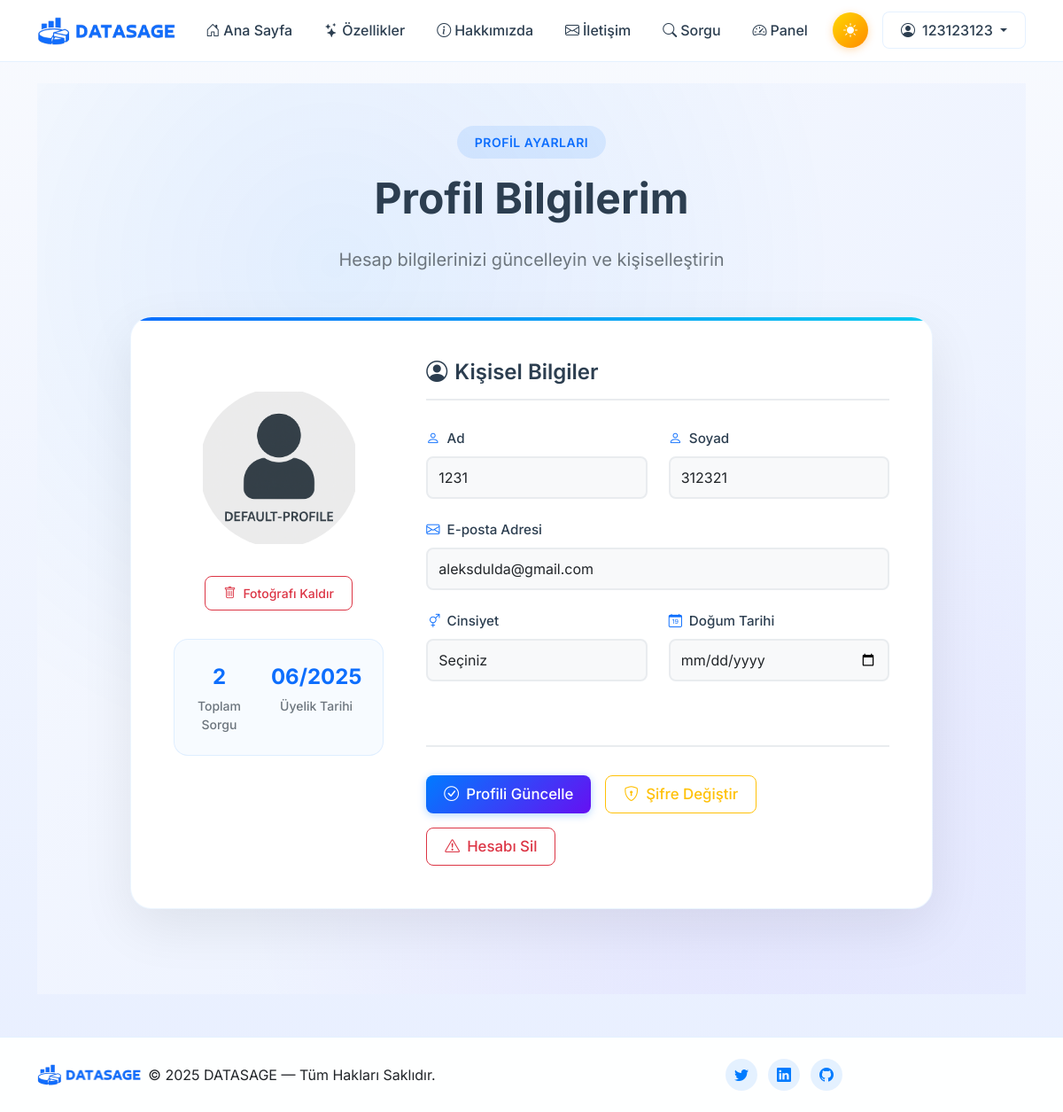
/profile (signed in), run on the app's committed database.
### tables this page shows
CREATE TABLE users (
        id INTEGER PRIMARY KEY AUTOINCREMENT,
        username TEXT UNIQUE NOT NULL,
        password TEXT NOT NULL,
        first_name TEXT,
        last_name TEXT,
        email TEXT UNIQUE,
        gender TEXT,
        birth_date TEXT,
        profile_picture TEXT,
        role TEXT DEFAULT 'user',
        tokens INTEGER DEFAULT 10,
        last_token_reset TIMESTAMP DEFAULT CURRENT_TIMESTAMP,
        reset_token TEXT,
        reset_expiry TIMESTAMP
    );

### app.py (the view)
@app.route("/profile")
def profile():
    if "user_id" not in session:
        return redirect(url_for("auth.login"))
    user_id = session["user_id"]
    conn = sqlite3.connect("database.sqlite")
    conn.row_factory = sqlite3.Row
    cursor = conn.cursor()
    user = cursor.execute("SELECT * FROM users WHERE id = ?", (user_id,)).fetchone()
    queries_count = cursor.execute(
        "SELECT COUNT(*) FROM query_history WHERE user_id = ?", (user_id,)
    ).fetchone()[0]
    join_date_str = cursor.execute(
        "SELECT COALESCE(MIN(timestamp), CURRENT_TIMESTAMP) FROM query_history WHERE user_id = ?",
        (user_id,)
    ).fetchone()[0]
    try:
        join_date = datetime.fromisoformat(join_date_str)
    except:
        join_date = datetime.now()
    user_dict = dict(user)
    user_dict["queries_count"] = queries_count
    user_dict["join_date"] = join_date
    conn.close()
    return render_template("profile.html", user=user_dict)

### templates/profile.html (shortened to what this page needs)
{% extends "base.html" %}
{% block content %}
<section class="profile-section py-6 min-vh-100">
  <div class="container position-relative z-3">
    <div class="row justify-content-center">
      <div class="col-xl-10 col-lg-11">
        <div class="profile-header text-center mb-5" data-aos="fade-up">
          <div class="section-badge">Profil Ayarları</div>
          <h1 class="section-title">Profil Bilgilerim</h1>
          <p class="section-subtitle">
            Hesap bilgilerinizi güncelleyin ve kişiselleştirin
          </p>
        </div>
        <div class="profile-card" data-aos="fade-up" data-aos-delay="200">
          <form method="POST" action="{{ url_for('update_profile') }}" enctype="multipart/form-data">
            <div class="row g-5">
              <div class="col-lg-4">
                <div class="profile-picture-section">
                  <div class="profile-picture-wrapper">
                    <label for="profile_picture_input" class="profile-picture-label">
                      <img id="previewImage"
                           src="{% if user.profile_picture %}{{ url_for('static', filename='uploads/' ~ user.profile_picture) }}{% else %}{{ url_for('static', filename='images/default-profile.png') }}{% endif %}"
                           class="profile-picture"
                           alt="Profil Fotoğrafı">
                    </label>
                  </div>
                  <div class="profile-actions">
                    <button type="button" class="btn btn-outline-danger btn-sm" onclick="resetProfilePicture()">
                      <i class="bi bi-trash me-2"></i>Fotoğrafı Kaldır
                    </button>
                  </div>
                  <div class="profile-stats">
                    <div class="stat-item">
                      <div class="stat-number">{{ user.queries_count or 0 }}</div>
                      <div class="stat-label">Toplam Sorgu</div>
                    </div>
                    <div class="stat-item">
                       <div class="stat-number">{{ user.join_date.strftime('%m/%Y') }}</div>
                      <div class="stat-label">Üyelik Tarihi</div>
                    </div>
                  </div>
                </div>
              </div>
              <div class="col-lg-8">
                <div class="profile-form-section">
                  <h3 class="form-section-title">
                    <i class="bi bi-person-circle me-2"></i>
                    Kişisel Bilgiler
                  </h3>
                  <div class="row">
                    <div class="col-md-6">
                      <div class="form-group">
                        <label for="first_name" class="form-label">
                          <i class="bi bi-person me-2"></i>Ad
                        </label>
                        <input type="text" class="form-control form-control-modern" id="first_name" name="first_name" value="{{ user.first_name or '' }}" placeholder="Adınızı girin">
                      </div>
                    </div>
                    <div class="col-md-6">
                      <div class="form-group">
                        <label for="last_name" class="form-label">
                          <i class="bi bi-person me-2"></i>Soyad
                        </label>
                        <input type="text" class="form-control form-control-modern" id="last_name" name="last_name" value="{{ user.last_name or '' }}" placeholder="Soyadınızı girin">
                      </div>
                    </div>
                    <div class="col-12">
                      <div class="form-group">
                        <label for="email" class="form-label">
                          <i class="bi bi-envelope me-2"></i>E-posta Adresi
                        </label>
                        <input type="email" class="form-control form-control-modern" id="email" name="email" value="{{ user.email or '' }}" placeholder="email@example.com">
                      </div>
                    </div>
                    <div class="col-md-6">
                      <div class="form-group">
                        <label for="gender" class="form-label">
                          <i class="bi bi-gender-ambiguous me-2"></i>Cinsiyet
                        </label>
                        <select class="form-select form-control-modern" id="gender" name="gender">
                          <option value="">Seçiniz</option>
                        </select>
                      </div>
                    </div>
                    <div class="col-md-6">
                      <div class="form-group">
                        <label for="birth_date" class="form-label">
                          <i class="bi bi-calendar-date me-2"></i>Doğum Tarihi
                        </label>
                        <input type="date" class="form-control form-control-modern" id="birth_date" name="birth_date" value="{{ user.birth_date or '' }}">
                      </div>
                    </div>
                  </div>
                  <div class="form-actions">
                    <button type="submit" class="btn btn-primary btn-lg">
                      <i class="bi bi-check-circle me-2"></i>Profili Güncelle
                    </button>
                    <a href="{{ url_for('change_password') }}" class="btn btn-outline-warning btn-lg">
                      <i class="bi bi-shield-lock me-2"></i>Şifre Değiştir
                    </a>
                    <a href="{{ url_for('delete_account') }}" class="btn btn-outline-danger btn-lg">
                      <i class="bi bi-exclamation-triangle me-2"></i>Hesabı Sil
                    </a>
                  </div>
                </div>
              </div>
            </div>
          </form>
        </div>
      </div>
    </div>
  </div>
</section>
{% endblock %}

### templates/profile.html (style rules this page uses)
:root { --profile-card-radius: 24px; --profile-transition: all 0.4s cubic-bezier(0.4, 0, 0.2, 1); }
.profile-section { background: linear-gradient(135deg, #f8fafe 0%, #e8efff 100%); position: relative; overflow: hidden; padding-top: 3rem; padding-bottom: 6rem; }
.section-badge { display: inline-block; padding: 8px 20px; background: rgba(0, 123, 255, 0.1); color: var(--bs-primary); border-radius: 50px; font-size: 0.875rem; font-weight: 600; text-transform: uppercase; letter-spacing: 0.5px; margin-bottom: 1rem; }
.section-title { font-size: 3rem; font-weight: 700; margin-bottom: 1.5rem; color: #2c3e50; }
.section-subtitle { font-size: 1.25rem; color: #6c757d; max-width: 600px; margin: 0 auto; line-height: 1.6; }
.profile-card { background: white; border-radius: var(--profile-card-radius); padding: 3rem; box-shadow: 0 20px 60px rgba(0, 0, 0, 0.08); border: 1px solid rgba(0, 123, 255, 0.08); transition: var(--profile-transition); position: relative; overflow: hidden; }
.profile-card::before { content: ''; position: absolute; top: 0; left: 0; right: 0; height: 4px; background: linear-gradient(90deg, var(--bs-primary), var(--bs-info)); }
.profile-picture-section { text-align: center; position: sticky; top: 2rem; }
.profile-picture-wrapper { position: relative; display: inline-block; margin-bottom: 2rem; }
.profile-picture-label { position: relative; display: block; cursor: pointer; border-radius: 50%; overflow: hidden; transition: var(--profile-transition); }
.profile-picture { width: 180px; height: 180px; object-fit: cover; border: 4px solid white; box-shadow: 0 10px 30px rgba(0, 0, 0, 0.1); transition: var(--profile-transition); }
.profile-actions { margin-bottom: 2rem; }
.profile-stats { display: flex; gap: 2rem; justify-content: center; padding: 1.5rem; background: rgba(0, 123, 255, 0.03); border-radius: 16px; border: 1px solid rgba(0, 123, 255, 0.1); }
.stat-item { text-align: center; }
.stat-number { font-size: 1.5rem; font-weight: 700; color: var(--bs-primary); margin-bottom: 0.25rem; }
.stat-label { font-size: 0.875rem; color: #6c757d; font-weight: 500; }
.form-section-title { font-size: 1.5rem; font-weight: 600; color: #2c3e50; margin-bottom: 2rem; padding-bottom: 1rem; border-bottom: 2px solid #e9ecef; display: flex; align-items: center; }
.form-group { margin-bottom: 1.5rem; }
.form-label { font-weight: 600; color: #495057; margin-bottom: 0.75rem; display: flex; align-items: center; font-size: 0.95rem; }
.form-label i { color: var(--bs-primary); }
.form-control-modern, .form-select { padding: 16px 20px; border: 2px solid #e9ecef; border-radius: 12px; font-size: 1rem; transition: var(--profile-transition); background: #f8f9fa; }
.form-actions { margin-top: 3rem; padding-top: 2rem; border-top: 2px solid #e9ecef; display: flex; gap: 1rem; flex-wrap: wrap; }
.btn-lg { padding: 14px 28px; font-size: 1.05rem; font-weight: 600; border-radius: 12px; transition: var(--profile-transition); display: flex; align-items: center; text-decoration: none; }

### templates/base.html (style rules this page uses)
:root { --primary-color: #007bff; --secondary-color: #6610f2; --accent-color: #2c3e50; --text-muted: #6c757d; --light-bg: #f8fafe; --border-color: rgba(0, 123, 255, 0.1); --shadow: rgba(0, 0, 0, 0.1); --success-color: #28a745; --border-light: #e9ecef; --input-bg: #f8f9fa; --dark-bg: #15171d; --dark-surface: #1e2329; --dark-border: #2d3748; --dark-text: #f4f7fa; --dark-muted: #a9b5c7; --transition: all 0.3s ease; }
* { transition: var(--transition); }
body { font-family: 'Inter', -apple-system, BlinkMacSystemFont, 'Segoe UI', sans-serif; padding-top: 70px; background: linear-gradient(180deg, var(--light-bg) 0%, #e8efff 100%); min-height: 100vh; display: flex; flex-direction: column; }
.btn { font-weight: 500; border-radius: 8px; padding: 8px 20px; transition: var(--transition); }
.btn-primary { background: linear-gradient(135deg, var(--primary-color), var(--secondary-color)); border: none; box-shadow: 0 2px 10px rgba(0, 123, 255, 0.3); }
.form-control, .form-select { border: 2px solid var(--border-light); border-radius: 8px; padding: 10px 12px; background: var(--input-bg); transition: var(--transition); }
.form-label { font-weight: 500; color: var(--accent-color); margin-bottom: 0.5rem; }

### data on the page
users: first_name "1231", last_name "312321", email "aleksdulda@gmail.com"

### other printed values
{{ session.username }} "123123123"
{{ user.queries_count or 0 }} "2"
{{ user.join_date.strftime('%m/%Y') }} "06/2025"
